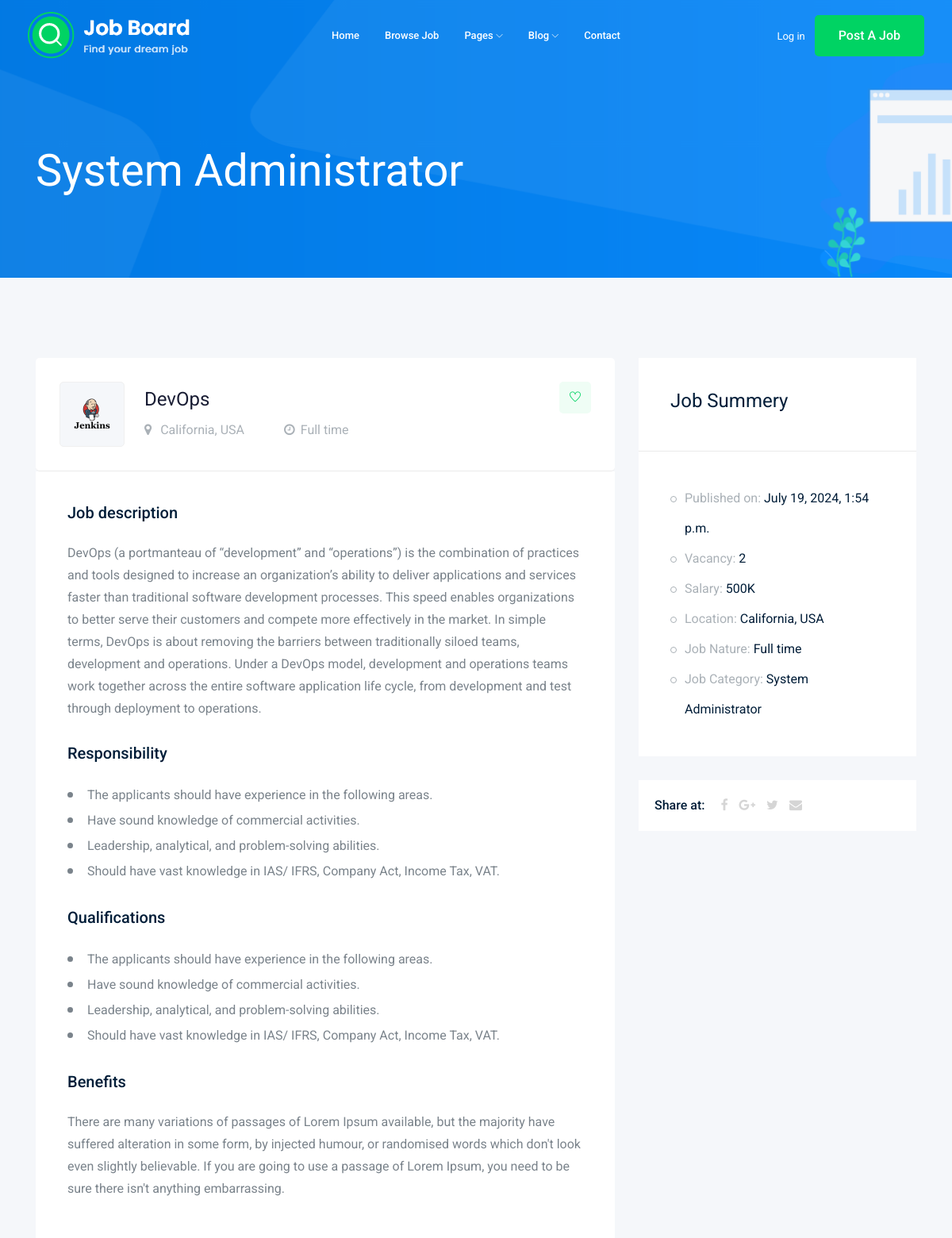
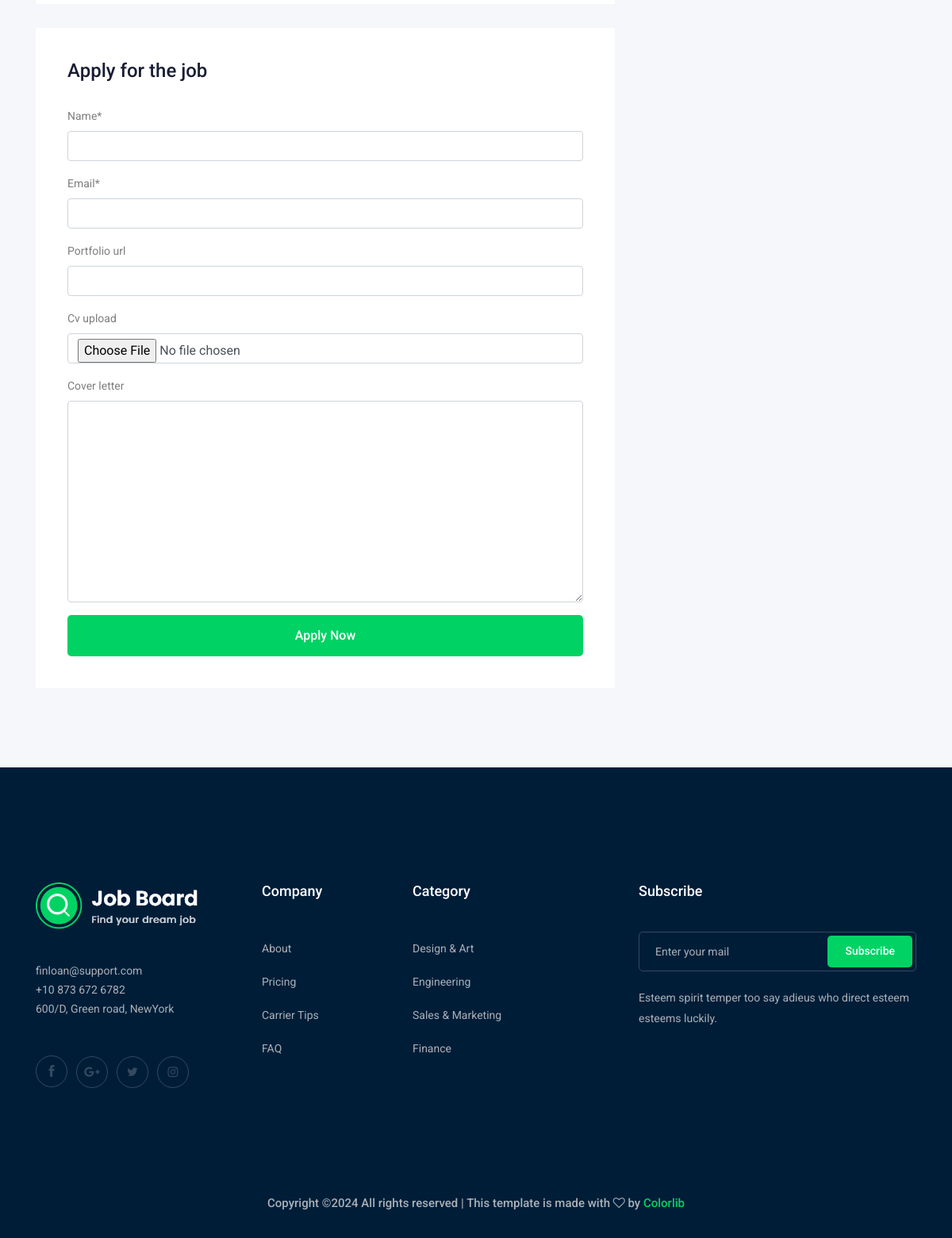
The page /job/devops/ on the database its author committed (2 pictures, top to bottom).
### job/models.py (models this page shows, shortened)
class Job(models.Model):
    owner =  models.ForeignKey(User,related_name='job_owner',on_delete=models.CASCADE)
    title = models.CharField(max_length=100,blank=False,null=False)
    job_type = models.CharField(max_length=15,choices=JOB_TYPE,blank=False,null=False)
    description = models.TextField(max_length=999,blank=False,null=False,default='Write a description')
    created_at = models.DateTimeField(auto_now=True)
    vacancy = models.IntegerField(default=1,null=False,blank=False)
    salary = models.IntegerField(default=0,null=False,blank=False)
    experiences = models.IntegerField(default=1,null=False,blank=False)
    category = models.ForeignKey('Category',on_delete=models.CASCADE,null=True,blank=False)
    image = models.ImageField(upload_to=image_rename,blank=True,null=True)
    slug = models.SlugField(null=True,blank=True)
    def __str__(self):
        return self.title

class Category(models.Model):
    name = models.CharField(max_length=25,blank=False,null=False)
    def __str__ (self):
        return self.name

### job/views.py (the view)
# urls.py: path('<str:slug>/',views.Job_Details_view,name='Job_Details'),
def Job_Details_view(request,slug):
    job_details = Job.objects.get(slug=slug)
    if request.method=='POST':
        form = apply_form(request.POST,request.FILES)
        if form.is_valid():
            my_form = form.save(commit=False)
            my_form.job = job_details
            my_form.save()
            messages.success(request,"You have been successfully Apply.")
            return redirect('job:Job_List')
        else:
            messages.error(request,"There was an error during apply")
    else:
        form = apply_form()
    context = {'job_details':job_details,'form':form}
    return render(request,'./job/job_details.html',context)

### job/form.py
class apply_form (forms.ModelForm):
    class Meta:
        model = Apply
        fields = ['name', 'email', 'portfolio_url', 'cover_letter', 'cv_upload']

### job/templates/job/job_details.html (shortened to what this page needs)
{% extends 'base.html' %}
{% load crispy_forms_tags %}
{% block body %}
    <div class="bradcam_area bradcam_bg_1">
        <div class="container">
            <div class="row">
                <div class="col-xl-12">
                    <div class="bradcam_text">
                        <h3>{{job_details.category}}</h3>
                    </div>
                </div>
            </div>
        </div>
    </div>
    <div class="job_details_area">
        <div class="container">
            <div class="row">
                <div class="col-lg-8">
                    <div class="job_details_header">
                        <div class="single_jobs white-bg d-flex justify-content-between">
                            <div class="jobs_left d-flex align-items-center">
                                <div class="thumb">
                                    <img src="{{job_details.image.url}}" width="50" height="50" alt="">
                                </div>
                                <div class="jobs_conetent">
                                    <a href="#"><h4>{{job_details}}</h4></a>
                                    <div class="links_locat d-flex align-items-center">
                                        <div class="location">
                                            <p> <i class="fa fa-map-marker"></i> California, USA</p>
                                        </div>
                                        <div class="location">
                                            <p> <i class="fa fa-clock-o"></i>{{job_details.job_type}}</p>
                                        </div>
                                    </div>
                                </div>
                            </div>
                            <div class="jobs_right">
                                <div class="apply_now">
                                    <a class="heart_mark" href="#"> <i class="ti-heart"></i> </a>
                                </div>
                            </div>
                        </div>
                    </div>
                    <div class="descript_wrap white-bg">
                        <div class="single_wrap">
                            <h4>Job description</h4>
                            <p>{{job_details.description}}</p>
                        </div>
                        <div class="single_wrap">
                            <h4>Responsibility</h4>
                            <ul>
                                <li>The applicants should have experience in the following areas.
                                </li>
                                <li>Have sound knowledge of commercial activities.</li>
                                <li>Leadership, analytical, and problem-solving abilities.</li>
                                <li>Should have vast knowledge in IAS/ IFRS, Company Act, Income Tax, VAT.</li>
                            </ul>
                        </div>
                        <div class="single_wrap">
                            <h4>Qualifications</h4>
                            <ul>
                                <li>The applicants should have experience in the following areas.
                                </li>
                                <li>Have sound knowledge of commercial activities.</li>
                                <li>Leadership, analytical, and problem-solving abilities.</li>
                                <li>Should have vast knowledge in IAS/ IFRS, Company Act, Income Tax, VAT.</li>
                            </ul>
                        </div>
                        <div class="single_wrap">
                            <h4>Benefits</h4>
                            <p>There are many variations of passages of Lorem Ipsum available, but the majority have suffered alteration in some form, by injected humour, or randomised words which don't look even slightly believable. If you are going to use a passage of Lorem Ipsum, you need to be sure there isn't anything embarrassing.</p>
                        </div>
                    </div>
                    <div class="apply_job_form white-bg">
                        <h4>Apply for the job</h4>
                        <form method="POST" enctype='multipart/form-data'>
                            <div class="row">
                                <div class="col-md-12">
                                    {{form.name | as_crispy_field}}
                                </div>
                                <div class="col-md-12">
                                    {{form.email | as_crispy_field}}
                                </div>
                                <div class="col-md-12">
                                    {{form.portfolio_url | as_crispy_field}}
                                </div>
                                <div class="col-md-12">
                                    {{form.cv_upload | as_crispy_field}}
                                </div>
                                <div class="col-md-12">
                                    {{form.cover_letter | as_crispy_field}}
                                </div>
                                <div class="col-md-12">
                                    <div class="submit_btn">
                                        <button class="boxed-btn3 w-100" type="submit">Apply Now</button>
                                    </div>
                                </div>
                            </div>
                        </form>
                    </div>
                </div>
                <div class="col-lg-4">
                    <div class="job_sumary">
                        <div class="summery_header">
                            <h3>Job Summery</h3>
                        </div>
                        <div class="job_content">
                            <ul>
                                <li>Published on: <span>{{job_details.created_at}}</span></li>
                                <li>Vacancy: <span>{{job_details.vacancy}}</span></li>
                                <li>Salary: <span>{{job_details.salary}}K</span></li>
                                <li>Location: <span>California, USA</span></li>
                                <li>Job Nature: <span> {{job_details.job_type}}</span></li>
                                <li>Job Category: <span> {{job_details.category}}</span></li>
                            </ul>
                        </div>
                    </div>
                    <div class="share_wrap d-flex">
                        <span>Share at:</span>
                        <ul>
                            <li><a href="#"> <i class="fa fa-facebook"></i></a> </li>
                            <li><a href="#"> <i class="fa fa-google-plus"></i></a> </li>
                            <li><a href="#"> <i class="fa fa-twitter"></i></a> </li>
                            <li><a href="#"> <i class="fa fa-envelope"></i></a> </li>
                        </ul>
                    </div>
                </div>
            </div>
        </div>
    </div>
{% endblock body %}

### rows shown on the page
Job: category "System Administrator", image (picture), title "DevOps", job_type "Full time", description "DevOps (a portmanteau of “development” and “operations”) is the combination of practices and tools designed to increase an organization’s ability to deliver applications and services faster than traditional software development processes. This speed enables organizations to better serve their customers and compete more effectively in the market. In simple terms, DevOps is about removing the barriers between traditionally siloed teams, development and operations. Under a DevOps model, development and operations teams work together across the entire software application life cycle, from development and test through deployment to operations.", created_at "July 19, 2024, 1:54 p.m.", vacancy "2", salary "500"
